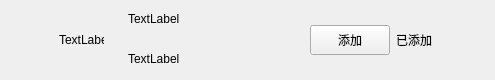
<?xml version="1.0" encoding="UTF-8"?>
<ui version="4.0">
 <class>ApplyFriendItem</class>
 <widget class="QWidget" name="ApplyFriendItem">
  <property name="geometry">
   <rect>
    <x>0</x>
    <y>0</y>
    <width>495</width>
    <height>80</height>
   </rect>
  </property>
  <property name="maximumSize">
   <size>
    <width>16777215</width>
    <height>80</height>
   </size>
  </property>
  <property name="windowTitle">
   <string>Form</string>
  </property>
  <layout class="QHBoxLayout" name="horizontalLayout">
   <property name="spacing">
    <number>6</number>
   </property>
   <property name="leftMargin">
    <number>9</number>
   </property>
   <property name="topMargin">
    <number>0</number>
   </property>
   <property name="rightMargin">
    <number>0</number>
   </property>
   <property name="bottomMargin">
    <number>0</number>
   </property>
   <item>
    <spacer name="horizontalSpacer">
     <property name="orientation">
      <enum>Qt::Orientation::Horizontal</enum>
     </property>
     <property name="sizeType">
      <enum>QSizePolicy::Policy::Fixed</enum>
     </property>
     <property name="sizeHint" stdset="0">
      <size>
       <width>50</width>
       <height>20</height>
      </size>
     </property>
    </spacer>
   </item>
   <item>
    <widget class="QLabel" name="icon_lb">
     <property name="minimumSize">
      <size>
       <width>45</width>
       <height>45</height>
      </size>
     </property>
     <property name="maximumSize">
      <size>
       <width>45</width>
       <height>45</height>
      </size>
     </property>
     <property name="text">
      <string>TextLabel</string>
     </property>
    </widget>
   </item>
   <item>
    <widget class="QWidget" name="widget" native="true">
     <layout class="QHBoxLayout" name="horizontalLayout_2">
      <property name="topMargin">
       <number>2</number>
      </property>
      <property name="bottomMargin">
       <number>2</number>
      </property>
      <item>
       <widget class="QWidget" name="widget_2" native="true">
        <layout class="QVBoxLayout" name="verticalLayout">
         <property name="spacing">
          <number>10</number>
         </property>
         <property name="topMargin">
          <number>2</number>
         </property>
         <property name="bottomMargin">
          <number>2</number>
         </property>
         <item>
          <widget class="QLabel" name="user_name_lb">
           <property name="minimumSize">
            <size>
             <width>100</width>
             <height>30</height>
            </size>
           </property>
           <property name="maximumSize">
            <size>
             <width>200</width>
             <height>30</height>
            </size>
           </property>
           <property name="text">
            <string>TextLabel</string>
           </property>
          </widget>
         </item>
         <item>
          <widget class="QLabel" name="user_chat_lb">
           <property name="minimumSize">
            <size>
             <width>100</width>
             <height>30</height>
            </size>
           </property>
           <property name="maximumSize">
            <size>
             <width>200</width>
             <height>30</height>
            </size>
           </property>
           <property name="text">
            <string>TextLabel</string>
           </property>
          </widget>
         </item>
        </layout>
       </widget>
      </item>
      <item>
       <spacer name="horizontalSpacer_3">
        <property name="orientation">
         <enum>Qt::Orientation::Horizontal</enum>
        </property>
        <property name="sizeHint" stdset="0">
         <size>
          <width>40</width>
          <height>20</height>
         </size>
        </property>
       </spacer>
      </item>
      <item>
       <widget class="ClickedBtn" name="addBtn">
        <property name="minimumSize">
         <size>
          <width>80</width>
          <height>30</height>
         </size>
        </property>
        <property name="maximumSize">
         <size>
          <width>80</width>
          <height>30</height>
         </size>
        </property>
        <property name="text">
         <string>添加</string>
        </property>
       </widget>
      </item>
      <item>
       <widget class="QLabel" name="already_add_lb">
        <property name="minimumSize">
         <size>
          <width>40</width>
          <height>0</height>
         </size>
        </property>
        <property name="text">
         <string>已添加</string>
        </property>
       </widget>
      </item>
      <item>
       <spacer name="horizontalSpacer_2">
        <property name="orientation">
         <enum>Qt::Orientation::Horizontal</enum>
        </property>
        <property name="sizeType">
         <enum>QSizePolicy::Policy::Fixed</enum>
        </property>
        <property name="sizeHint" stdset="0">
         <size>
          <width>50</width>
          <height>20</height>
         </size>
        </property>
       </spacer>
      </item>
     </layout>
    </widget>
   </item>
  </layout>
 </widget>
 <customwidgets>
  <customwidget>
   <class>ClickedBtn</class>
   <extends>QPushButton</extends>
   <header location="global">clickedbtn.h</header>
  </customwidget>
 </customwidgets>
 <resources/>
 <connections/>
</ui>
